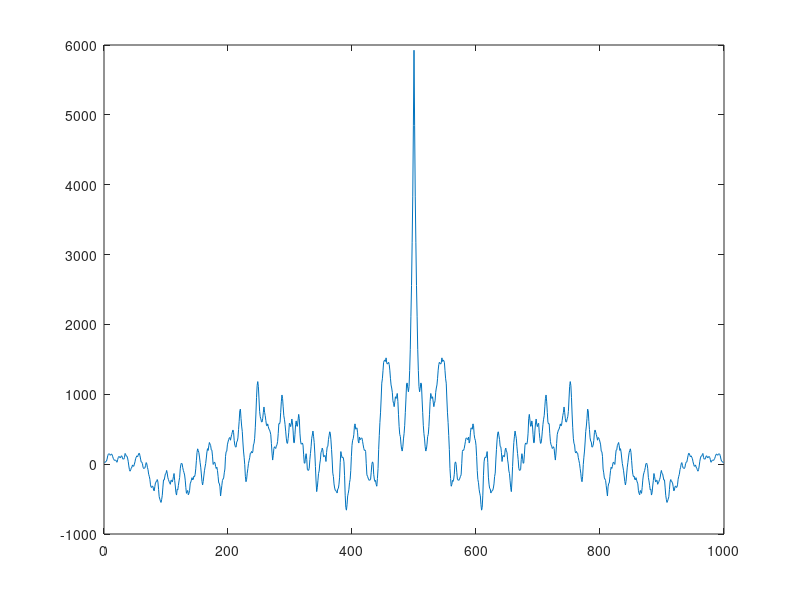

Write MATLAB code to recreate this figure.
a=0.8;
sigma=2;
N=500;
u=randn(N,1);
x(1)=sigma*u(1)/sqrt(1-a^2);
for i=2:N
x(i)=a*x(i-1)+sigma*u(i);
end
m=mean(x)
sigma2= var(x)
y=xcorr(x);
plot(y);
